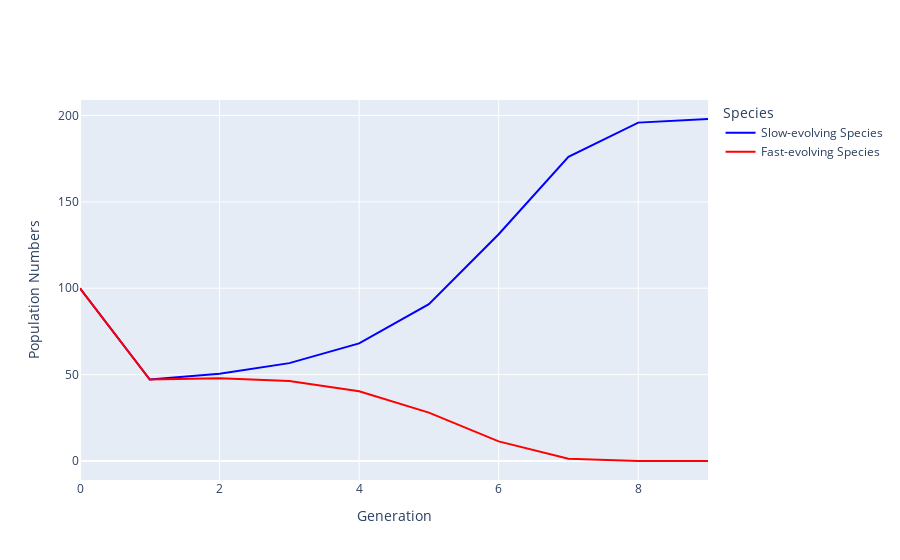
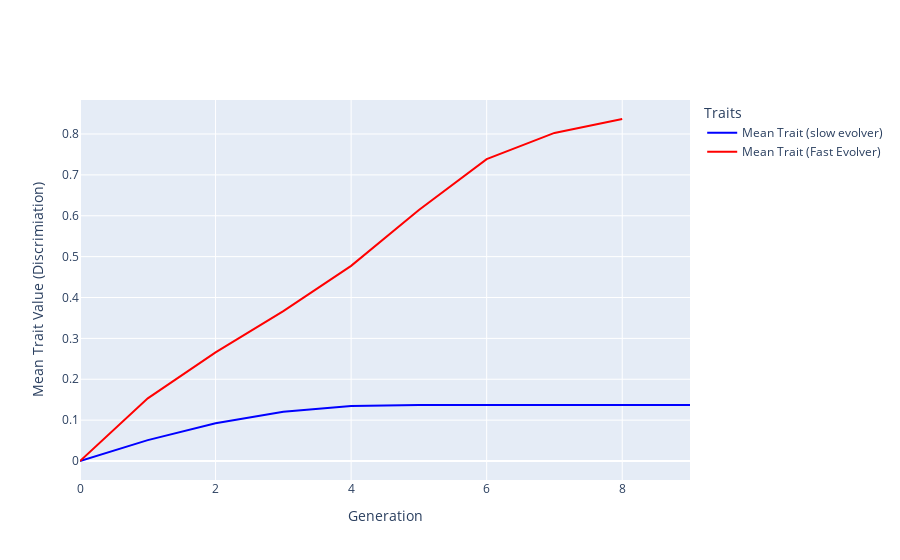
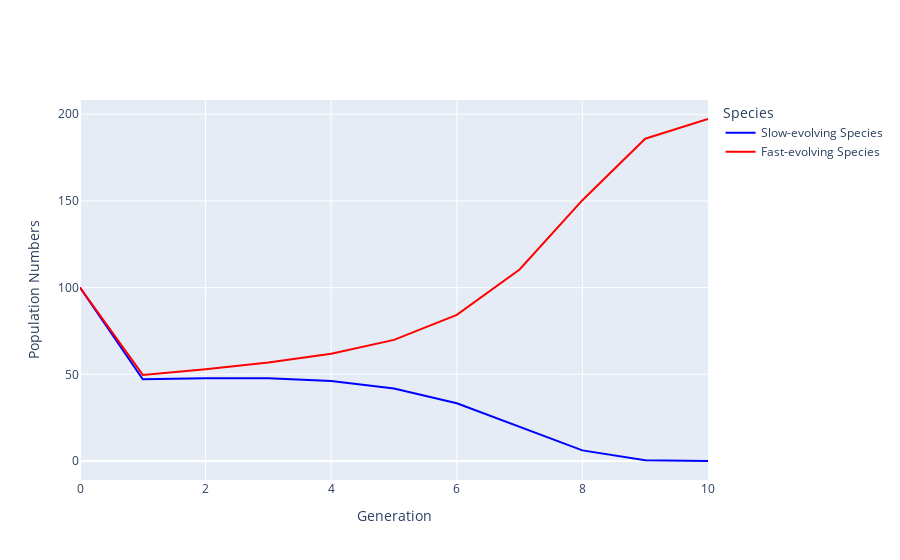
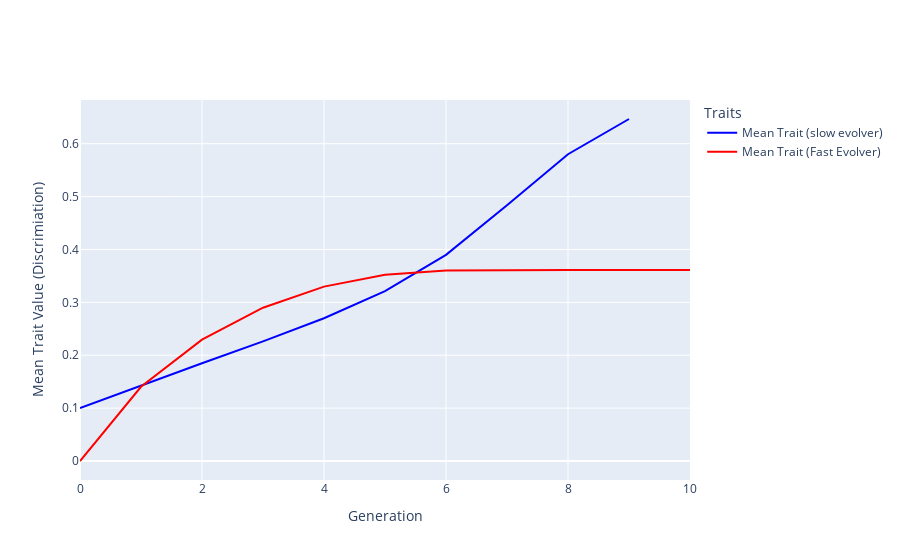

Notebook code cell kept with these figures, in order:
### Code cell
'''The slow evolving species wins in the default case. What if the slow evolving species started out as a good discriminator (hence poor initial satyr effect). Fast species initially has good satyr effect, but will soon evolve to become worse'''
z_m1_initial_list = np.arange(0, 1, 0.1)
for z_m1_initial_value in z_m1_initial_list:
    parameters_temp = Parameters_for_Analysis(base_parameters = base_parameters, z_m1_initial=z_m1_initial_value)
    print(parameters_temp.__dict__)

    outcome_stats_and_plots_instance_temp_z = run_simulation_and_get_outcome_instance(parameters_temp)
    print(outcome_stats_and_plots_instance_temp_z.outcome)
    print("z_m1_initial =", parameters_temp.z_m1_initial)
    outcome_stats_and_plots_instance_temp_z.plot_population_dynamics_and_trait_evolution()


'''Insights: 
1. The slow evolving species wins in the default case.
2. Initial difference in satyr effect matters more than later (stength of satyr effect is depednant on relative population sizes, if population size of a sp. reduces its satyr effect reduces). 
    If V_A1 = 0.01, and V_A2 = 0.1, then the slow evolving species wins. 
3. There is coexistence - wtf (V_A1 = 0.1, V_A2 = 0.5)
4.  The traits crossing each other sometimes determines the outcome, sometimes not

'''


#sp1. being the better discriminatior should lose.

### Figure 1 — Plotly figure (JSON) as saved in the notebook; plotly's stock layout.template omitted (floating-point values rounded to 4 significant figures)
{"data": [{"line": {"color": "blue"}, "mode": "lines", "name": "Slow-evolving Species", "type": "scatter", "x": [0, 1, 2, 3, 4, 5, 6, 7, 8, 9], "y": [100, 47.17, 50.55, 56.65, 68.05, 90.75, 131.2, 176.1, 195.9, 198.0]}, {"line": {"color": "red"}, "mode": "lines", "name": "Fast-evolving Species", "type": "scatter", "x": [0, 1, 2, 3, 4, 5, 6, 7, 8, 9], "y": [100, 47.17, 47.9, 46.37, 40.39, 28.02, 11.38, 1.317, 0.0115, 7.192e-07]}], "layout": {"legend": {"title": {"text": "Species"}}, "xaxis": {"title": {"text": "Generation"}}, "yaxis": {"title": {"text": "Population Numbers"}}}}

### Figure 2 — Plotly figure (JSON) as saved in the notebook; plotly's stock layout.template omitted (floating-point values rounded to 4 significant figures)
{"data": [{"line": {"color": "blue"}, "mode": "lines", "name": "Mean Trait (slow evolver)", "type": "scatter", "x": [0, 1, 2, 3, 4, 5, 6, 7, 8, 9], "y": [0, 0.05113, 0.09213, 0.1204, 0.1343, 0.1372, 0.1373, 0.1373, 0.1373, 0.1373]}, {"line": {"color": "red"}, "mode": "lines", "name": "Mean Trait (Fast Evolver)", "type": "scatter", "x": [0, 1, 2, 3, 4, 5, 6, 7, 8], "y": [0, 0.1534, 0.2657, 0.3666, 0.4775, 0.6139, 0.7385, 0.8027, 0.8367]}], "layout": {"legend": {"title": {"text": "Traits"}}, "xaxis": {"title": {"text": "Generation"}}, "yaxis": {"title": {"text": "Mean Trait Value (Discrimiation)"}}}}

### Figure 3 — Plotly figure (JSON) as saved in the notebook; plotly's stock layout.template omitted (floating-point values rounded to 4 significant figures)
{"data": [{"line": {"color": "blue"}, "mode": "lines", "name": "Slow-evolving Species", "type": "scatter", "x": [0, 1, 2, 3, 4, 5, 6, 7, 8, 9, 10], "y": [100, 47.17, 47.72, 47.72, 46.14, 41.86, 33.33, 19.91, 6.114, 0.4215, 0.001442]}, {"line": {"color": "red"}, "mode": "lines", "name": "Fast-evolving Species", "type": "scatter", "x": [0, 1, 2, 3, 4, 5, 6, 7, 8, 9, 10], "y": [100, 49.65, 52.87, 56.75, 61.82, 69.86, 84.24, 110.4, 150.4, 185.9, 197.2]}], "layout": {"legend": {"title": {"text": "Species"}}, "xaxis": {"title": {"text": "Generation"}}, "yaxis": {"title": {"text": "Population Numbers"}}}}

### Figure 4 — Plotly figure (JSON) as saved in the notebook; plotly's stock layout.template omitted (floating-point values rounded to 4 significant figures)
{"data": [{"line": {"color": "blue"}, "mode": "lines", "name": "Mean Trait (slow evolver)", "type": "scatter", "x": [0, 1, 2, 3, 4, 5, 6, 7, 8, 9], "y": [0.1, 0.1432, 0.1849, 0.2263, 0.27, 0.3213, 0.3898, 0.4838, 0.5802, 0.6468]}, {"line": {"color": "red"}, "mode": "lines", "name": "Mean Trait (Fast Evolver)", "type": "scatter", "x": [0, 1, 2, 3, 4, 5, 6, 7, 8, 9, 10], "y": [0, 0.1403, 0.2294, 0.2899, 0.3298, 0.3522, 0.3604, 0.3614, 0.3614, 0.3614, 0.3614]}], "layout": {"legend": {"title": {"text": "Traits"}}, "xaxis": {"title": {"text": "Generation"}}, "yaxis": {"title": {"text": "Mean Trait Value (Discrimiation)"}}}}
